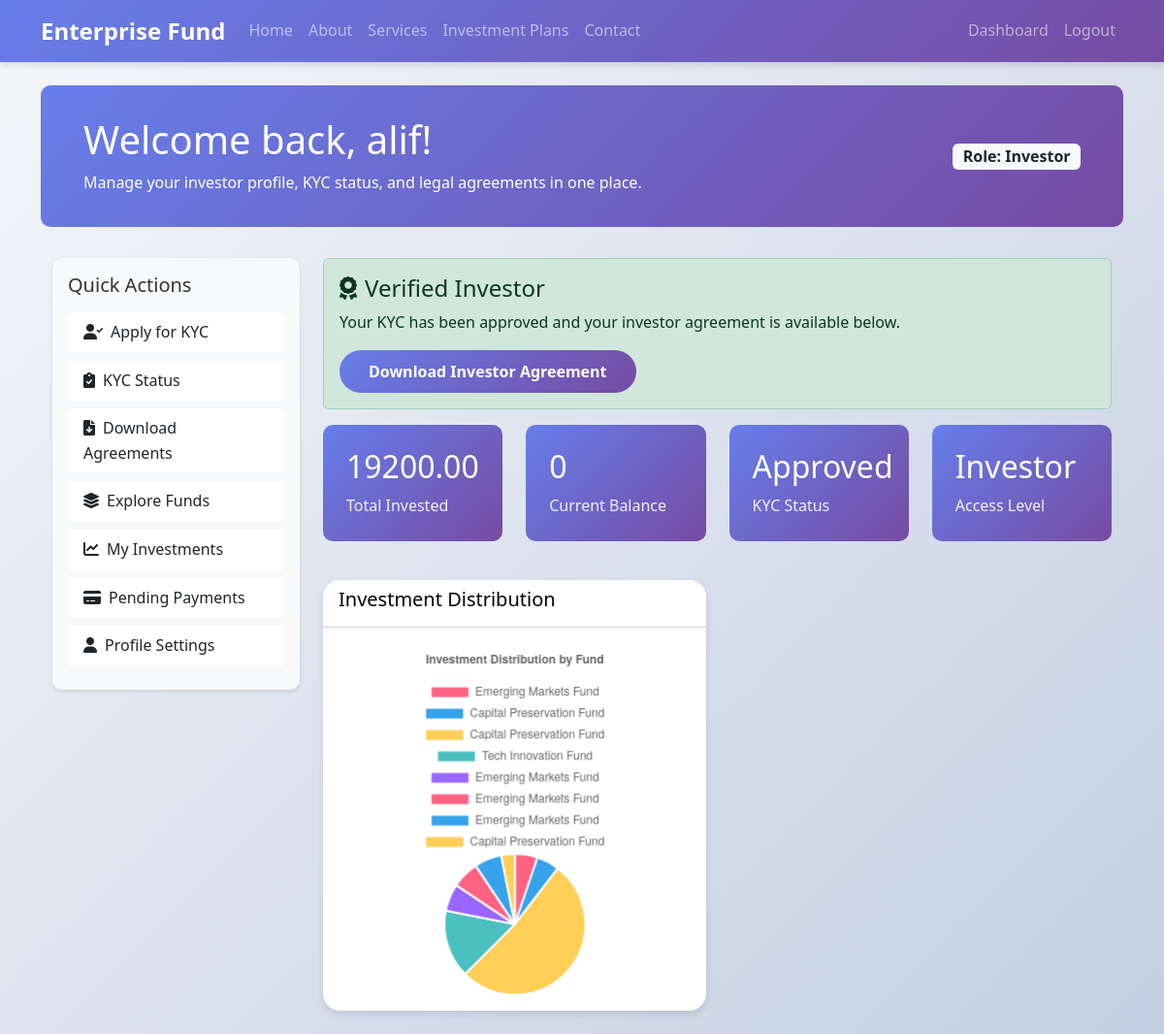
Page /accounts/dashboard/ (signed in) on the committed database.
### accounts/models.py (models this page shows, shortened)
class CustomUser(AbstractUser):
    ROLE_CHOICES = [
        ('viewer', 'Viewer'),
        ('investor', 'Investor'),
        ('admin', 'Admin'),
    ]
    role = models.CharField(max_length=10, choices=ROLE_CHOICES, default='viewer')
    email_verified = models.BooleanField(default=False)

class InvestorKYC(models.Model):
    STATUS_PENDING = 'pending'
    STATUS_APPROVED = 'approved'
    STATUS_REJECTED = 'rejected'
    STATUS_ADDITIONAL = 'additional_docs'
    STATUS_CHOICES = [
        (STATUS_PENDING, 'Pending'),
        (STATUS_APPROVED, 'Approved'),
        (STATUS_REJECTED, 'Rejected'),
        (STATUS_ADDITIONAL, 'Additional Documents Required'),
    ]
    user = models.OneToOneField(CustomUser, on_delete=models.CASCADE, related_name='kyc')
    full_name = models.CharField(max_length=255)
    date_of_birth = models.DateField(null=True, blank=True)
    gender = models.CharField(max_length=50, blank=True)
    address_line = models.CharField(max_length=255)
    city = models.CharField(max_length=100)
    country = models.CharField(max_length=100)
    postal_code = models.CharField(max_length=20)
    national_id = models.CharField(max_length=100)
    passport_number = models.CharField(max_length=100, blank=True)
    bank_name = models.CharField(max_length=150)
    bank_account = models.CharField(max_length=100)
    income_source = models.CharField(max_length=255)
    id_proof = models.FileField(upload_to='kyc/id_proof/', null=True, blank=True)
    bank_statement = models.FileField(upload_to='kyc/bank_statement/', null=True, blank=True)
    wealth_declaration = models.FileField(upload_to='kyc/wealth_declaration/', null=True, blank=True)
    status = models.CharField(max_length=20, choices=STATUS_CHOICES, default=STATUS_PENDING)
    admin_note = models.TextField(blank=True)
    requested_documents = models.TextField(blank=True)
    submitted_at = models.DateTimeField(auto_now_add=True)
    reviewed_at = models.DateTimeField(null=True, blank=True)

### accounts/views.py (the view)
# urls.py: path('dashboard/', views.user_dashboard, name='user_dashboard'),
@login_required
def user_dashboard(request):
    if request.user.role == 'admin':
        return redirect('accounts:admin_dashboard')
    kyc = getattr(request.user, 'kyc', None)
    agreement = getattr(kyc, 'agreement', None) if kyc else None
    total_invested = Investment.objects.filter(investor=request.user).aggregate(total=models.Sum('amount'))['total'] or 0
    new_funds = Fund.objects.order_by('-created_at')[:5]
    existing_investments = Investment.objects.filter(investor=request.user).select_related('fund')
    investment_data = []
    labels = []
    for inv in existing_investments:
        labels.append(inv.fund.name)
        investment_data.append(float(inv.amount))
    return render(request, 'accounts/user_dashboard.html', {
        'kyc': kyc,
        'agreement': agreement,
        'total_invested': total_invested,
        'new_funds': new_funds,
        'existing_investments': existing_investments,
        'investment_labels_json': json.dumps(labels),
        'investment_data_json': json.dumps(investment_data),
    })

### templates/accounts/user_dashboard.html (shortened to what this page needs)
{% extends 'base.html' %}
{% block content %}
<div class="dashboard-header">
    <div class="container">
        <div class="row align-items-center">
            <div class="col-md-8">
                <h1>Welcome back, {{ user.get_full_name|default:user.username }}!</h1>
                <p class="mb-0">Manage your investor profile, KYC status, and legal agreements in one place.</p>
            </div>
            <div class="col-md-4 text-end">
                <span class="badge bg-light text-dark fs-6">Role: {{ user.get_role_display }}</span>
            </div>
        </div>
    </div>
</div>
<div class="container">
    <div class="row">
        <div class="col-md-3">
            <div class="sidebar">
                <h5 class="mb-3">Quick Actions</h5>
                <div class="list-group">
                    <a href="{% url 'accounts:apply_kyc' %}" class="list-group-item list-group-item-action">
                        <i class="fas fa-user-check me-2"></i>Apply for KYC
                    </a>
                    <a href="{% url 'accounts:kyc_status' %}" class="list-group-item list-group-item-action">
                        <i class="fas fa-clipboard-check me-2"></i>KYC Status
                    </a>
                    <a href="{% url 'accounts:agreement_list' %}" class="list-group-item list-group-item-action">
                        <i class="fas fa-file-download me-2"></i>Download Agreements
                    </a>
                    <a href="{% url 'accounts:fund_list' %}" class="list-group-item list-group-item-action">
                        <i class="fas fa-layer-group me-2"></i>Explore Funds
                    </a>
                    <a href="{% url 'accounts:active_investments' %}" class="list-group-item list-group-item-action">
                        <i class="fas fa-chart-line me-2"></i>My Investments
                    </a>
                    <a href="{% url 'accounts:payment' %}" class="list-group-item list-group-item-action">
                        <i class="fas fa-credit-card me-2"></i>Pending Payments
                    </a>
                    <a href="{% url 'accounts:profile' %}" class="list-group-item list-group-item-action">
                        <i class="fas fa-user me-2"></i>Profile Settings
                    </a>
                </div>
            </div>
        </div>
        <div class="col-md-9">
            {% if user.role == 'viewer' %}
                <div class="alert alert-info" role="alert">
                    <h4 class="alert-heading"><i class="fas fa-info-circle me-2"></i>Investor access requires KYC</h4>
                    <p>Complete your KYC application to become a verified investor and unlock legal agreement downloads.</p>
                    <hr>
                    <p class="mb-0">
                        <a href="{% url 'accounts:apply_kyc' %}" class="btn btn-primary">Start KYC Process</a>
                        <a href="{% url 'accounts:kyc_status' %}" class="btn btn-outline-primary ms-2">View KYC Status</a>
                    </p>
                </div>
            {% elif user.role == 'investor' %}
                <div class="alert alert-success" role="alert">
                    <h4 class="alert-heading"><i class="fas fa-award me-2"></i>Verified Investor</h4>
                    <p>Your KYC has been approved and your investor agreement is available below.</p>
                    {% if agreement %}
                        <a href="{% url 'accounts:agreement_download' agreement.pk %}" class="btn btn-primary">Download Investor Agreement</a>
                    {% else %}
                        <span class="badge bg-warning text-dark">Agreement generation pending</span>
                    {% endif %}
                </div>
            {% endif %}
            <div class="row mb-4">
                <div class="col-md-3">
                    <div class="stats-card">
                        <h3>{{ total_invested|floatformat:2 }}</h3>
                        <p>Total Invested</p>
                    </div>
                </div>
                <div class="col-md-3">
                    <div class="stats-card">
                        <h3>{{ 0 }}</h3>
                        <p>Current Balance</p>
                    </div>
                </div>
                <div class="col-md-3">
                    <div class="stats-card">
                        <h3>{{ kyc.get_status_display|default:'N/A' }}</h3>
                        <p>KYC Status</p>
                    </div>
                </div>
                <div class="col-md-3">
                    <div class="stats-card">
                        <h3>{{ user.get_role_display }}</h3>
                        <p>Access Level</p>
                    </div>
                </div>
            </div>
            {% if user.role == 'investor' %}
                <div class="row mb-4">
                    <div class="col-md-6">
                        <div class="card">
                            <div class="card-header">
                                <h5>Investment Distribution</h5>
                            </div>
                            <div class="card-body">
                                <canvas id="investmentChart"></canvas>
                            </div>
                        </div>
                    </div>
                </div>
            {% endif %}
        </div>
    </div>
</div>
<script>
document.addEventListener('DOMContentLoaded', function() {
    const ctx = document.getElementById('investmentChart');
    if (ctx) {
        console.log('Creating investment chart...');
        const chartCtx = ctx.getContext('2d');
        const investmentChart = new Chart(chartCtx, {
            type: 'pie',
            data: {
                labels: {{ investment_labels_json|safe }},
                datasets: [{
                    data: {{ investment_data_json|safe }},
                    backgroundColor: [
                        '#FF6384',
                        '#36A2EB',
                        '#FFCE56',
                        '#4BC0C0',
                        '#9966FF'
                    ]
                }]
            },
            options: {
                responsive: true,
                plugins: {
                    legend: {
                        position: 'top',
                    },
                    title: {
                        display: true,
                        text: 'Investment Distribution by Fund'
                    }
                }
            }
        });
        console.log('Investment chart created successfully');
    } else {
        console.log('Investment chart canvas not found');
    }
});
</script>
{% endblock %}

### static/css/style.css (style rules this page uses)
body { font-family: 'Segoe UI', Tahoma, Geneva, Verdana, sans-serif; background: linear-gradient(135deg, #f5f7fa 0%, #c3cfe2 100%); color: #333; line-height: 1.6; }
.card { box-shadow: 0 4px 8px rgba(0,0,0,.1); border: none; border-radius: 10px; transition: transform 0.3s ease, box-shadow 0.3s ease; }
.btn-primary { background: linear-gradient(135deg, #667eea 0%, #764ba2 100%); border: none; border-radius: 25px; padding: 10px 30px; font-weight: 600; transition: transform 0.3s ease; }
.dashboard-header { background: linear-gradient(135deg, #667eea 0%, #764ba2 100%); color: white; padding: 2rem; border-radius: 10px; margin-bottom: 2rem; }
.sidebar { background: #f8f9fa; border-radius: 10px; padding: 1rem; box-shadow: 0 2px 4px rgba(0,0,0,.1); }
.sidebar .list-group-item { border: none; border-radius: 5px; margin-bottom: 0.5rem; transition: background-color 0.3s ease; }
.stats-card { background: linear-gradient(135deg, #667eea 0%, #764ba2 100%); color: white; border-radius: 10px; padding: 1.5rem; margin-bottom: 1rem; }
.stats-card h3 { font-size: 2rem; margin-bottom: 0.5rem; }
.stats-card p { margin: 0; opacity: 0.9; }
canvas { max-width: 100%; height: 300px; width: 100%; }
.card-header { background-color: white !important; color: black !important; }
.card { border-radius: 18px !important; overflow: hidden; }

### rows in the picture
CustomUser: get_full_name "alif", role "Investor"
InvestorKYC: status "Approved"

### other values in the picture
{{ total_invested|floatformat:2 }} "19200.00"
{{ 0 }} "0"
chart data {{ investment_labels_json|safe }} ["Emerging Markets Fund", "Capital Preservation Fund", "Capital Preservation Fund", "Tech Innovation Fund", "Emerging Markets Fund", "Emerging Markets Fund", "Emerging Markets Fund", "Capital Preservation Fund"]
chart data {{ investment_data_json|safe }} [1000.0, 1000.0, 10000.0, 3000.0, 1200.0, 1200.0, 1200.0, 600.0]
